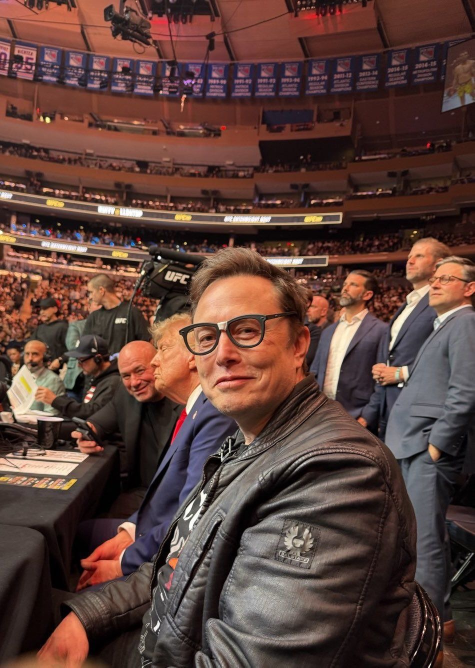
#> input picture dataset/person1/image musk.jpg, 949 x 1335 px (shown at 1/2 size); its folder holds only this picture in this run
$ python main.py
#> lines starting #> are read from the running program, lines starting #| are printed output that depends on the picture
### preprocess.py
import cv2
import numpy as np

def preprocess_image(image_path):
#> called with image_path = 'dataset/person1/image musk.jpg'
    image = cv2.imread(image_path)
#> image is the input picture: shape (1335, 949, 3); mean B, G, R 58.3, 65.1, 92.9
    gray = cv2.cvtColor(image, cv2.COLOR_BGR2GRAY)
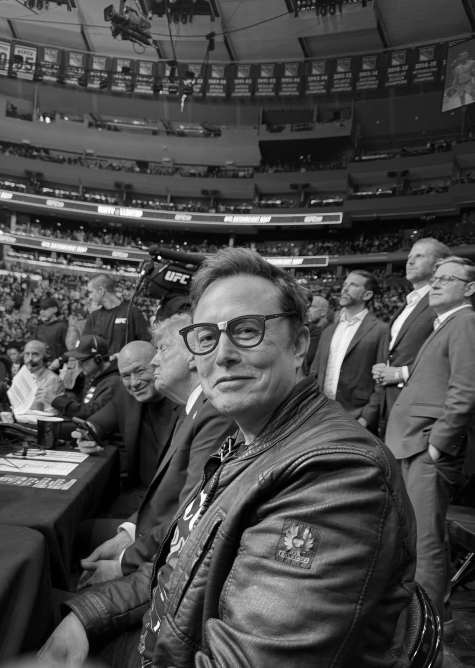
#> gray: shape (1335, 949) (shown at 1/2 size); min 0, max 255, mean 72.7
    equalized = cv2.equalizeHist(gray)
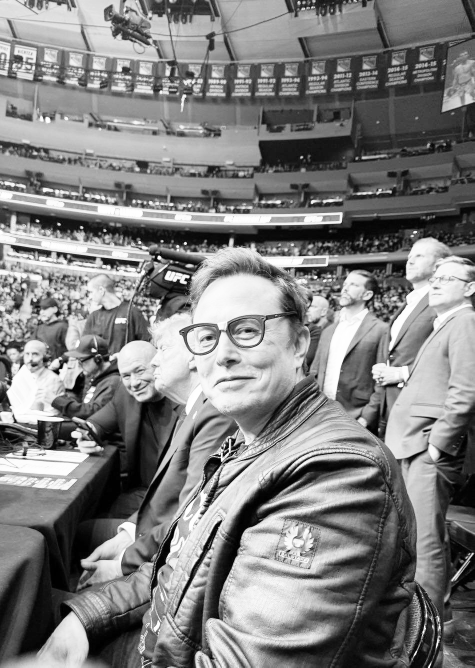
#> equalized: shape (1335, 949) (shown at 1/2 size); min 0, max 255, mean 128.2
    resized = cv2.resize(equalized, (100, 100))
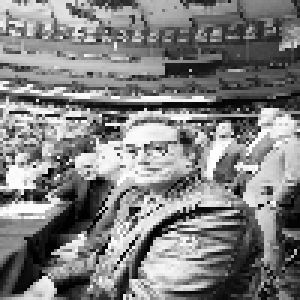
#> resized: shape (100, 100) (shown 3 times larger); min 0, max 255, mean 127.9
    return resized.flatten()

### extract_math.py
from sklearn.decomposition import PCA
from sklearn.discriminant_analysis import LinearDiscriminantAnalysis as LDA

def apply_pca(data, n_components=50):
    pca = PCA(n_components=n_components)
    return pca.fit_transform(data), pca

def apply_lda(data, labels, n_components=10):
    lda = LDA(n_components=n_components)
    return lda.fit_transform(data, labels), lda

### main.py
from preprocess import preprocess_image
from extract_math import apply_pca, apply_lda
from svm_classifier import train_svm, predict_svm
import os
import numpy as np

images = []
labels = []
label_map = {}
data_dir = "dataset"

for idx, user in enumerate(os.listdir(data_dir)):
    user_dir = os.path.join(data_dir, user)
    label_map[idx] = user
    for img_name in os.listdir(user_dir):
        img_path = os.path.join(user_dir, img_name)
        features = preprocess_image(img_path)
#> features = 10000 values, max 255 at index 3121, min 0 at index 7227, mean 127.9
        images.append(features)
        labels.append(idx)

X = np.array(images)
y = np.array(labels)

X_pca, pca_model = apply_pca(X)
#> (the run stopped early here; a loop or call above may not have finished)

$ run again, on dataset/person1/image muu.jpg
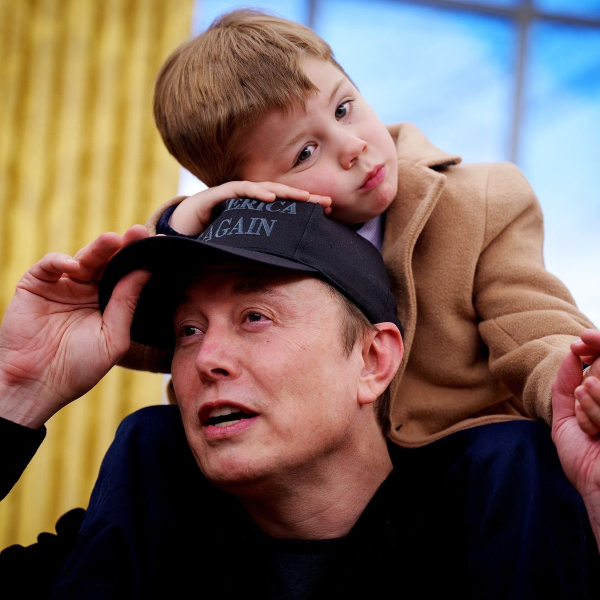
#> input picture dataset/person1/image muu.jpg, 1200 x 1200 px (shown at 1/2 size)
#> in preprocess_image, image is the input picture: shape (1200, 1200, 3); mean B, G, R 86.6, 97.5, 118.6
#> in preprocess_image, `gray = cv2.cvtColor(image, cv2.COLOR_BGR2GRAY)`:
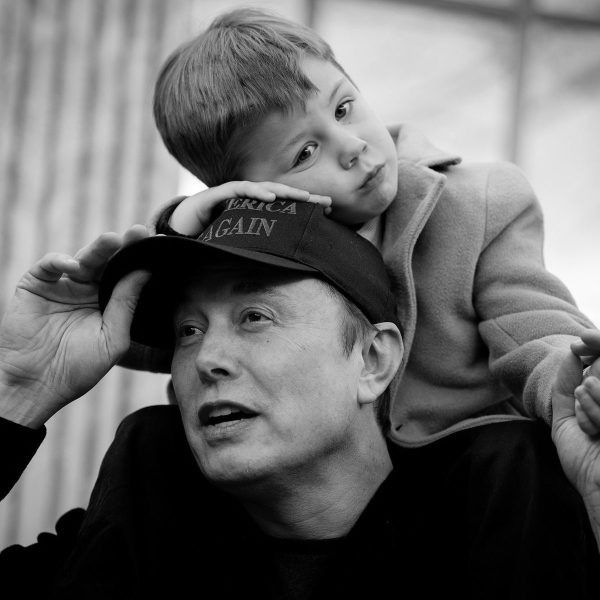
#> gray: shape (1200, 1200) (shown at 1/2 size); min 0, max 255, mean 102.6
#> in preprocess_image, `resized = cv2.resize(equalized, (100, 100))`:
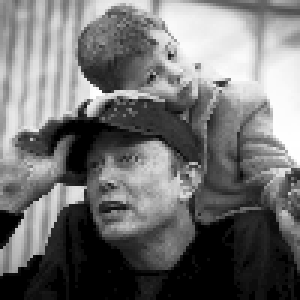
#> resized: shape (100, 100) (shown 3 times larger); min 0, max 255, mean 112.8
#> features = 10000 values, max 255 at index 3032, min 0 at index 4024, mean 112.8
